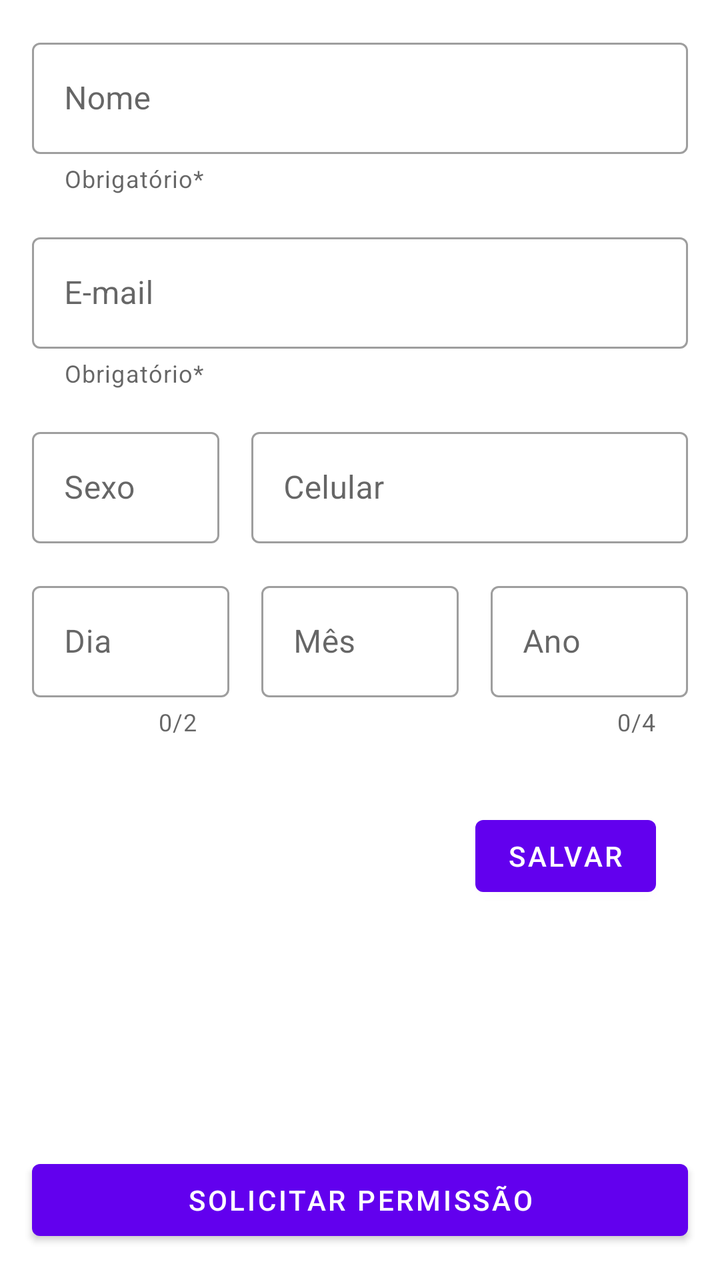
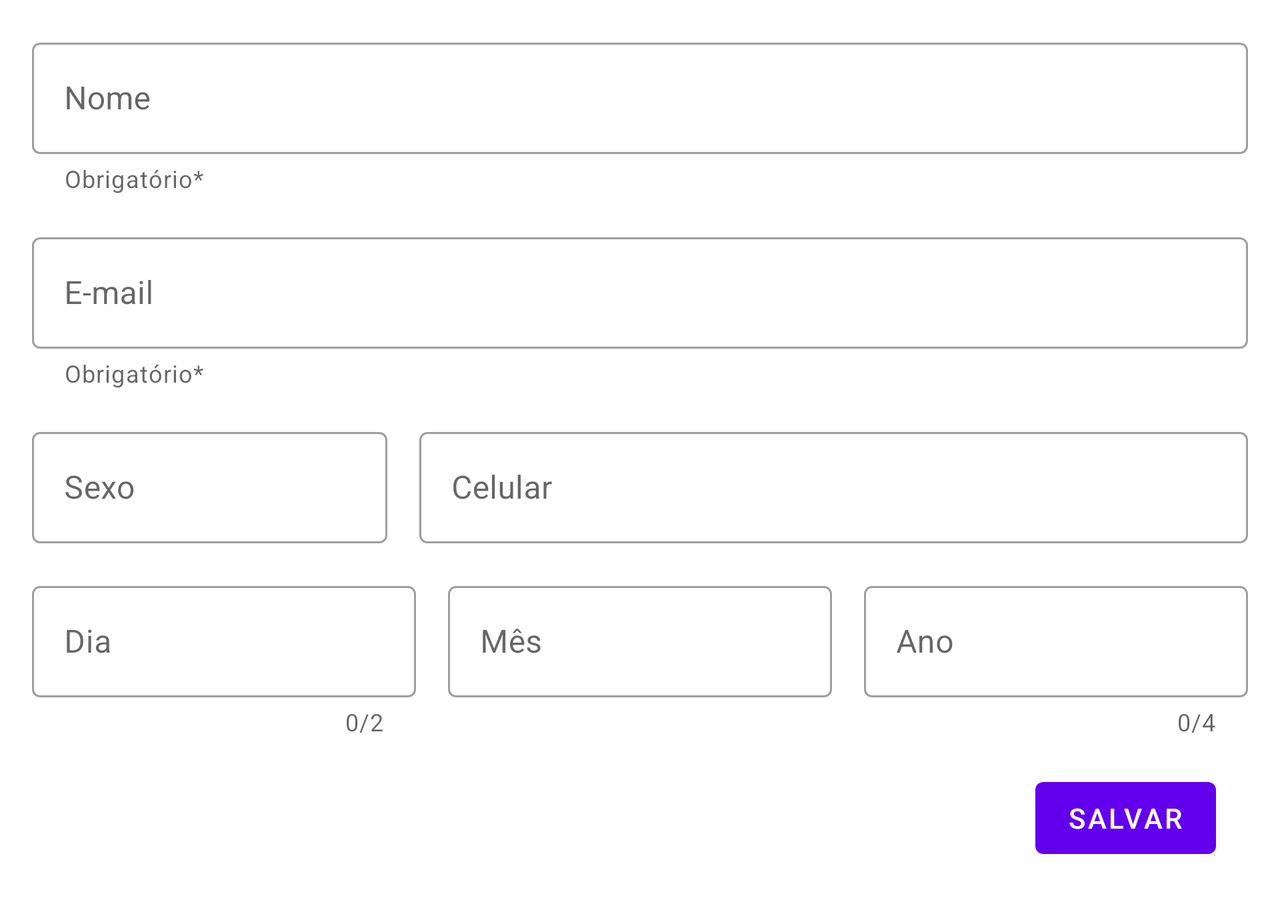

An Android layout and its configuration variant, each rendered on a device that would load it. The default file and the variant file are quoted in full after the pictures.
<!-- AndroidManifest.xml: application theme Theme.Turma1DH -->
<!-- res/layout/activity_main.xml -->
<?xml version="1.0" encoding="utf-8"?>
<ScrollView xmlns:android="http://schemas.android.com/apk/res/android"
    xmlns:app="http://schemas.android.com/apk/res-auto"
    xmlns:tools="http://schemas.android.com/tools"
    android:layout_width="match_parent"
    android:layout_height="match_parent"
    android:fillViewport="true"
    tools:context=".activity.MainActivity">

    <androidx.constraintlayout.widget.ConstraintLayout
        android:layout_width="match_parent"
        android:layout_height="wrap_content">

        <com.google.android.material.textfield.TextInputLayout
            android:id="@+id/etName"
            style="@style/Widget.MaterialComponents.TextInputLayout.OutlinedBox"
            android:layout_width="0dp"
            android:layout_height="wrap_content"
            android:layout_margin="16dp"
            android:hint="@string/hint_name"
            app:helperText="@string/helper_required"
            app:layout_constraintBottom_toTopOf="@+id/etEmail"
            app:layout_constraintEnd_toEndOf="parent"
            app:layout_constraintStart_toStartOf="parent"
            app:layout_constraintTop_toTopOf="parent">

            <com.google.android.material.textfield.TextInputEditText
                android:layout_width="match_parent"
                android:layout_height="wrap_content"
                android:inputType="textPersonName" />
        </com.google.android.material.textfield.TextInputLayout>

        <com.google.android.material.textfield.TextInputLayout
            android:id="@+id/etEmail"
            style="@style/Widget.MaterialComponents.TextInputLayout.OutlinedBox"
            android:layout_width="0dp"
            android:layout_height="wrap_content"
            android:layout_marginTop="16dp"
            android:hint="@string/hint_email"
            app:helperText="@string/helper_required"
            app:layout_constraintEnd_toEndOf="@id/etName"
            app:layout_constraintStart_toStartOf="@+id/etName"
            app:layout_constraintTop_toBottomOf="@+id/etName">

            <com.google.android.material.textfield.TextInputEditText
                android:layout_width="match_parent"
                android:layout_height="wrap_content"
                android:inputType="textEmailAddress" />

        </com.google.android.material.textfield.TextInputLayout>

        <com.google.android.material.textfield.TextInputLayout
            android:id="@+id/etGender"
            style="@style/Widget.MaterialComponents.TextInputLayout.OutlinedBox"
            android:layout_width="0dp"
            android:layout_height="wrap_content"
            android:layout_marginTop="16dp"
            android:layout_marginEnd="16dp"
            android:hint="@string/hint_gender"
            app:layout_constraintEnd_toStartOf="@+id/etPhone"
            app:layout_constraintHorizontal_weight="0.3"
            app:layout_constraintStart_toStartOf="@+id/etName"
            app:layout_constraintTop_toBottomOf="@+id/etEmail">

            <com.google.android.material.textfield.TextInputEditText
                android:layout_width="match_parent"
                android:layout_height="wrap_content"
                android:inputType="text" />
        </com.google.android.material.textfield.TextInputLayout>

        <com.google.android.material.textfield.TextInputLayout
            android:id="@+id/etPhone"
            style="@style/Widget.MaterialComponents.TextInputLayout.OutlinedBox"
            android:layout_width="0dp"
            android:layout_height="wrap_content"
            android:hint="@string/hint_phone"
            app:layout_constraintEnd_toEndOf="@+id/etName"
            app:layout_constraintHorizontal_weight="0.7"
            app:layout_constraintStart_toEndOf="@+id/etGender"
            app:layout_constraintTop_toTopOf="@+id/etGender">

            <com.google.android.material.textfield.TextInputEditText
                android:layout_width="match_parent"
                android:layout_height="wrap_content"
                android:inputType="phone" />
        </com.google.android.material.textfield.TextInputLayout>

        <com.google.android.material.textfield.TextInputLayout
            android:id="@+id/etDay"
            style="@style/Widget.MaterialComponents.TextInputLayout.OutlinedBox"
            android:layout_width="0dp"
            android:layout_height="wrap_content"
            android:layout_marginTop="16dp"
            android:layout_marginEnd="16dp"
            android:hint="@string/hint_day"
            app:counterEnabled="true"
            app:counterMaxLength="2"
            app:layout_constraintEnd_toStartOf="@+id/etMonth"
            app:layout_constraintHorizontal_chainStyle="spread"
            app:layout_constraintStart_toStartOf="@+id/etName"
            app:layout_constraintTop_toBottomOf="@+id/etGender">

            <com.google.android.material.textfield.TextInputEditText
                android:layout_width="match_parent"
                android:layout_height="wrap_content"
                android:inputType="number"
                android:maxLength="2" />
        </com.google.android.material.textfield.TextInputLayout>

        <com.google.android.material.textfield.TextInputLayout
            android:id="@+id/etMonth"
            style="@style/Widget.MaterialComponents.TextInputLayout.OutlinedBox"
            android:layout_width="0dp"
            android:layout_height="wrap_content"
            android:layout_marginEnd="16dp"
            android:hint="@string/hint_month"
            app:layout_constraintEnd_toStartOf="@+id/etYear"
            app:layout_constraintStart_toEndOf="@+id/etDay"
            app:layout_constraintTop_toTopOf="@+id/etDay">

            <com.google.android.material.textfield.TextInputEditText
                android:layout_width="match_parent"
                android:layout_height="wrap_content"
                android:inputType="numberDecimal" />

        </com.google.android.material.textfield.TextInputLayout>

        <com.google.android.material.textfield.TextInputLayout
            android:id="@+id/etYear"
            style="@style/Widget.MaterialComponents.TextInputLayout.OutlinedBox"
            android:layout_width="0dp"
            android:layout_height="wrap_content"
            android:hint="@string/hint_year"
            app:counterEnabled="true"
            app:counterMaxLength="4"
            app:layout_constraintEnd_toEndOf="@id/etName"
            app:layout_constraintStart_toEndOf="@+id/etMonth"
            app:layout_constraintTop_toTopOf="@+id/etDay">

            <com.google.android.material.textfield.TextInputEditText
                android:layout_width="match_parent"
                android:layout_height="wrap_content"
                android:inputType="number"
                android:maxLength="4" />

        </com.google.android.material.textfield.TextInputLayout>

        <Button
            android:id="@+id/btSave"
            android:layout_width="wrap_content"
            android:layout_height="wrap_content"
            android:layout_margin="16dp"
            android:text="@string/save"
            app:layout_constraintBottom_toBottomOf="parent"
            app:layout_constraintEnd_toEndOf="@+id/etYear"
            app:layout_constraintHorizontal_bias="1.0"
            app:layout_constraintStart_toStartOf="parent"
            app:layout_constraintTop_toBottomOf="@+id/etDay"
            app:layout_constraintVertical_bias="0.1" />

        <Button
            android:id="@+id/btPermission"
            android:layout_width="0dp"
            android:layout_height="wrap_content"
            android:layout_margin="16dp"
            android:text="@string/permission"
            app:layout_constraintBottom_toBottomOf="parent"
            app:layout_constraintEnd_toEndOf="parent"
            app:layout_constraintHorizontal_bias="1.0"
            app:layout_constraintStart_toStartOf="parent" />
    </androidx.constraintlayout.widget.ConstraintLayout>

</ScrollView>
<!-- resources referenced by this layout -->
<resources>
  <string name="helper_required">Obrigatório*</string>
  <string name="hint_day">Dia</string>
  <string name="hint_email">E-mail</string>
  <string name="hint_gender">Sexo</string>
  <string name="hint_month">Mês</string>
  <string name="hint_name">Nome</string>
  <string name="hint_phone">Celular</string>
  <string name="hint_year">Ano</string>
  <string name="permission">Solicitar permissão</string>
  <string name="save">Salvar</string>
  <style name="Theme.Turma1DH" parent="Theme.MaterialComponents.Light.NoActionBar">
          
          <item name="colorPrimary">@color/purple_500</item>
          <item name="colorPrimaryVariant">@color/purple_700</item>
          <item name="colorOnPrimary">@color/white</item>
          
          <item name="colorSecondary">@color/teal_200</item>
          <item name="colorSecondaryVariant">@color/teal_700</item>
          <item name="colorOnSecondary">@color/black</item>
          
          <item name="android:statusBarColor" tools:targetApi="l">?attr/colorPrimaryVariant</item>
          
      </style>
</resources>
<!-- res/layout-land/activity_main.xml (the repository's variant of the layout above) -->
<!-- drawn on the phone turned sideways -->
<?xml version="1.0" encoding="utf-8"?>
<ScrollView xmlns:android="http://schemas.android.com/apk/res/android"
    xmlns:app="http://schemas.android.com/apk/res-auto"
    xmlns:tools="http://schemas.android.com/tools"
    android:layout_width="match_parent"
    android:layout_height="match_parent"
    android:fillViewport="true"
    tools:context=".activity.MainActivity">

    <androidx.constraintlayout.widget.ConstraintLayout
        android:layout_width="match_parent"
        android:layout_height="wrap_content">

        <com.google.android.material.textfield.TextInputLayout
            android:id="@+id/etName"
            style="@style/Widget.MaterialComponents.TextInputLayout.OutlinedBox"
            android:layout_width="0dp"
            android:layout_height="wrap_content"
            android:layout_margin="16dp"
            android:hint="@string/hint_name"
            app:helperText="@string/helper_required"
            app:layout_constraintBottom_toTopOf="@+id/etEmail"
            app:layout_constraintEnd_toEndOf="parent"
            app:layout_constraintStart_toStartOf="parent"
            app:layout_constraintTop_toTopOf="parent">

            <com.google.android.material.textfield.TextInputEditText
                android:layout_width="match_parent"
                android:layout_height="wrap_content"
                android:inputType="textPersonName" />
        </com.google.android.material.textfield.TextInputLayout>

        <com.google.android.material.textfield.TextInputLayout
            android:id="@+id/etEmail"
            style="@style/Widget.MaterialComponents.TextInputLayout.OutlinedBox"
            android:layout_width="0dp"
            android:layout_height="wrap_content"
            android:layout_marginTop="16dp"
            android:hint="@string/hint_email"
            app:helperText="@string/helper_required"
            app:layout_constraintEnd_toEndOf="@id/etName"
            app:layout_constraintStart_toStartOf="@+id/etName"
            app:layout_constraintTop_toBottomOf="@+id/etName">

            <com.google.android.material.textfield.TextInputEditText
                android:layout_width="match_parent"
                android:layout_height="wrap_content"
                android:inputType="textEmailAddress" />

        </com.google.android.material.textfield.TextInputLayout>

        <com.google.android.material.textfield.TextInputLayout
            android:id="@+id/etGender"
            style="@style/Widget.MaterialComponents.TextInputLayout.OutlinedBox"
            android:layout_width="0dp"
            android:layout_height="wrap_content"
            android:layout_marginTop="16dp"
            android:layout_marginEnd="16dp"
            android:hint="@string/hint_gender"
            app:layout_constraintEnd_toStartOf="@+id/etPhone"
            app:layout_constraintHorizontal_weight="0.3"
            app:layout_constraintStart_toStartOf="@+id/etName"
            app:layout_constraintTop_toBottomOf="@+id/etEmail">

            <com.google.android.material.textfield.TextInputEditText
                android:layout_width="match_parent"
                android:layout_height="wrap_content"
                android:inputType="text" />
        </com.google.android.material.textfield.TextInputLayout>

        <com.google.android.material.textfield.TextInputLayout
            android:id="@+id/etPhone"
            style="@style/Widget.MaterialComponents.TextInputLayout.OutlinedBox"
            android:layout_width="0dp"
            android:layout_height="wrap_content"
            android:hint="@string/hint_phone"
            app:layout_constraintEnd_toEndOf="@+id/etName"
            app:layout_constraintHorizontal_weight="0.7"
            app:layout_constraintStart_toEndOf="@+id/etGender"
            app:layout_constraintTop_toTopOf="@+id/etGender">

            <com.google.android.material.textfield.TextInputEditText
                android:layout_width="match_parent"
                android:layout_height="wrap_content"
                android:inputType="phone" />
        </com.google.android.material.textfield.TextInputLayout>

        <com.google.android.material.textfield.TextInputLayout
            android:id="@+id/etDay"
            style="@style/Widget.MaterialComponents.TextInputLayout.OutlinedBox"
            android:layout_width="0dp"
            android:layout_height="wrap_content"
            android:layout_marginTop="16dp"
            android:layout_marginEnd="16dp"
            android:hint="@string/hint_day"
            app:counterEnabled="true"
            app:counterMaxLength="2"
            app:layout_constraintEnd_toStartOf="@+id/etMonth"
            app:layout_constraintHorizontal_chainStyle="spread"
            app:layout_constraintStart_toStartOf="@+id/etName"
            app:layout_constraintTop_toBottomOf="@+id/etGender">

            <com.google.android.material.textfield.TextInputEditText
                android:layout_width="match_parent"
                android:layout_height="wrap_content"
                android:inputType="number"
                android:maxLength="2" />
        </com.google.android.material.textfield.TextInputLayout>

        <com.google.android.material.textfield.TextInputLayout
            android:id="@+id/etMonth"
            style="@style/Widget.MaterialComponents.TextInputLayout.OutlinedBox"
            android:layout_width="0dp"
            android:layout_height="wrap_content"
            android:layout_marginEnd="16dp"
            android:hint="@string/hint_month"
            app:layout_constraintEnd_toStartOf="@+id/etYear"
            app:layout_constraintStart_toEndOf="@+id/etDay"
            app:layout_constraintTop_toTopOf="@+id/etDay">

            <com.google.android.material.textfield.TextInputEditText
                android:layout_width="match_parent"
                android:layout_height="wrap_content"
                android:inputType="numberDecimal" />

        </com.google.android.material.textfield.TextInputLayout>

        <com.google.android.material.textfield.TextInputLayout
            android:id="@+id/etYear"
            style="@style/Widget.MaterialComponents.TextInputLayout.OutlinedBox"
            android:layout_width="0dp"
            android:layout_height="wrap_content"
            android:hint="@string/hint_year"
            app:counterEnabled="true"
            app:counterMaxLength="4"
            app:layout_constraintEnd_toEndOf="@id/etName"
            app:layout_constraintStart_toEndOf="@+id/etMonth"
            app:layout_constraintTop_toTopOf="@+id/etDay">

            <com.google.android.material.textfield.TextInputEditText
                android:layout_width="match_parent"
                android:layout_height="wrap_content"
                android:inputType="number"
                android:maxLength="4" />

        </com.google.android.material.textfield.TextInputLayout>

        <Button
            android:id="@+id/btSave"
            android:layout_width="wrap_content"
            android:layout_height="wrap_content"
            android:layout_margin="16dp"
            android:text="@string/save"
            app:layout_constraintBottom_toBottomOf="parent"
            app:layout_constraintEnd_toEndOf="@+id/etYear"
            app:layout_constraintHorizontal_bias="1.0"
            app:layout_constraintStart_toStartOf="parent"
            app:layout_constraintTop_toBottomOf="@+id/etDay"
            app:layout_constraintVertical_bias="0.1" />
    </androidx.constraintlayout.widget.ConstraintLayout>

</ScrollView>
<!-- resources referenced by the variant -->
<!-- as the phone turned sideways resolves them -->
<resources>
  <string name="helper_required">Obrigatório*</string>
  <string name="hint_day">Dia</string>
  <string name="hint_email">E-mail</string>
  <string name="hint_gender">Sexo</string>
  <string name="hint_month">Mês</string>
  <string name="hint_name">Nome</string>
  <string name="hint_phone">Celular</string>
  <string name="hint_year">Ano</string>
  <string name="save">Salvar</string>
  <style name="Theme.Turma1DH" parent="Theme.MaterialComponents.Light.NoActionBar">
          
          <item name="colorPrimary">@color/purple_500</item>
          <item name="colorPrimaryVariant">@color/purple_700</item>
          <item name="colorOnPrimary">@color/white</item>
          
          <item name="colorSecondary">@color/teal_200</item>
          <item name="colorSecondaryVariant">@color/teal_700</item>
          <item name="colorOnSecondary">@color/black</item>
          
          <item name="android:statusBarColor" tools:targetApi="l">?attr/colorPrimaryVariant</item>
          
      </style>
</resources>
